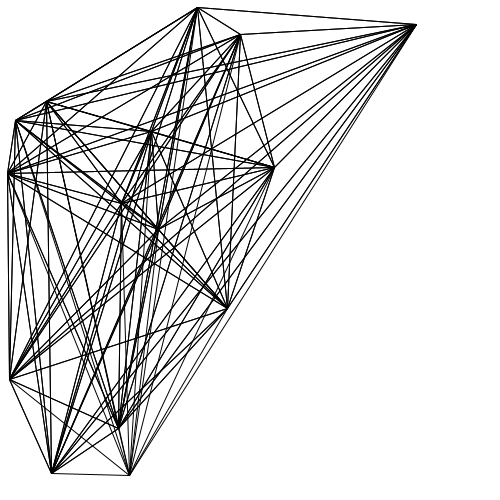
Frame 1 (no input)
Frame 60 (the mouse pressed at the canvas centre just before this capture): identical to frame 1, image omitted
Frame 120 (the mouse held since frame 60 and released just before this capture): identical to frame 1, image omitted

The Processing sketch that drew this single still picture (run headless with seeded random() and noise(); from frame 60 on, the mouse is pressed at the canvas centre):

// Processing sketch: Cradle_3
// ── Cradle_3.pde
/* Create a cat’s cradle project where the user can move the points around 
 the window by clicking and dragging them (the lines should still be connected). */

//Skylar Liang 
float [] cx;
float [] cy;
int delt = round(random(5, 20));
boolean drag = false;

void setup() {
  size(500, 500);
  //background(#FFFFFF);
  cx = new float[delt];
  cy = new float[delt];
  int i = 0;
  while (i < delt) {
    cx[i] = random(width);
    cy[i] = random(height);
    i ++;
  }//end of for loop, how many dots you will have on the screen
}//end of set up

void draw() {
  background(#FFFFFF);
  for (int n = 0; n < delt; n ++) {
    for (int j = 1; j < delt; j ++) {//for inside a for is combination 
      line(cx[n], cy[n], cx[j], cy[j]);
    }//end for j
  }//end for n
}//end of draw


void mouseDragged() {
    for (int n = 0; n < delt; n ++) {
      if (abs(cx[n] - mouseX) < 10 && abs(cy[n] - mouseY) <10) {
        cx[n] = mouseX;
        cy[n] = mouseY;
        println(n);
      }//end of inner if
    }//end of loop
}//end of mouse dragged
